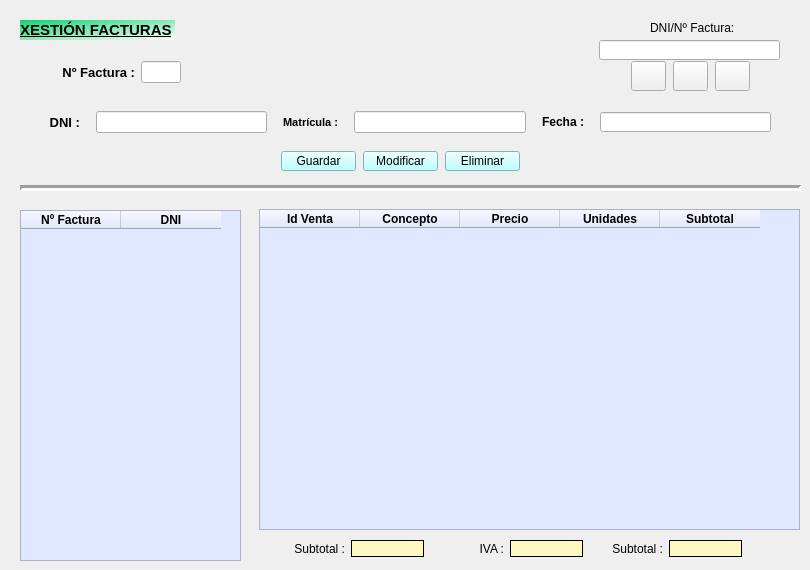
    <widget class="QWidget" name="tab_2">
     <attribute name="title">
      <string>Facturación</string>
     </attribute>
     <widget class="QTableWidget" name="tabFacturas">
      <property name="geometry">
       <rect>
        <x>20</x>
        <y>210</y>
        <width>221</width>
        <height>351</height>
       </rect>
      </property>
      <property name="minimumSize">
       <size>
        <width>1</width>
        <height>1</height>
       </size>
      </property>
      <property name="maximumSize">
       <size>
        <width>780</width>
        <height>500</height>
       </size>
      </property>
      <property name="font">
       <font>
        <weight>75</weight>
        <bold>true</bold>
        <underline>false</underline>
        <strikeout>false</strikeout>
       </font>
      </property>
      <property name="styleSheet">
       <string notr="true">background-color: rgb(224, 231, 255);</string>
      </property>
      <property name="selectionBehavior">
       <enum>QAbstractItemView::SelectRows</enum>
      </property>
      <property name="gridStyle">
       <enum>Qt::SolidLine</enum>
      </property>
      <column>
       <property name="text">
        <string>Nº Factura</string>
       </property>
       <property name="font">
        <font>
         <weight>75</weight>
         <bold>true</bold>
        </font>
       </property>
      </column>
      <column>
       <property name="text">
        <string>DNI</string>
       </property>
       <property name="font">
        <font>
         <weight>75</weight>
         <bold>true</bold>
        </font>
       </property>
      </column>
     </widget>
     <widget class="QWidget" name="layoutWidget_3">
      <property name="geometry">
       <rect>
        <x>50</x>
        <y>100</y>
        <width>721</width>
        <height>45</height>
       </rect>
      </property>
      <layout class="QHBoxLayout" name="datosFactura">
       <property name="spacing">
        <number>16</number>
       </property>
       <item>
        <widget class="QLabel" name="lblDNIFactura">
         <property name="minimumSize">
          <size>
           <width>30</width>
           <height>20</height>
          </size>
         </property>
         <property name="maximumSize">
          <size>
           <width>30</width>
           <height>20</height>
          </size>
         </property>
         <property name="font">
          <font>
           <pointsize>10</pointsize>
           <weight>75</weight>
           <bold>true</bold>
          </font>
         </property>
         <property name="text">
          <string>DNI :</string>
         </property>
         <property name="alignment">
          <set>Qt::AlignRight|Qt::AlignTrailing|Qt::AlignVCenter</set>
         </property>
        </widget>
       </item>
       <item>
        <widget class="QLineEdit" name="txtDNIFactura">
         <property name="readOnly">
          <bool>true</bool>
         </property>
        </widget>
       </item>
       <item>
        <widget class="QLabel" name="lblMatricula">
         <property name="minimumSize">
          <size>
           <width>1</width>
           <height>1</height>
          </size>
         </property>
         <property name="maximumSize">
          <size>
           <width>71</width>
           <height>20</height>
          </size>
         </property>
         <property name="font">
          <font>
           <pointsize>8</pointsize>
           <weight>75</weight>
           <bold>true</bold>
          </font>
         </property>
         <property name="text">
          <string>Matrícula :</string>
         </property>
         <property name="alignment">
          <set>Qt::AlignRight|Qt::AlignTrailing|Qt::AlignVCenter</set>
         </property>
        </widget>
       </item>
       <item>
        <widget class="QLineEdit" name="txtMatriculaFactura">
         <property name="readOnly">
          <bool>true</bool>
         </property>
        </widget>
       </item>
       <item>
        <widget class="QLabel" name="lblFechaFactura">
         <property name="minimumSize">
          <size>
           <width>1</width>
           <height>20</height>
          </size>
         </property>
         <property name="maximumSize">
          <size>
           <width>50</width>
           <height>20</height>
          </size>
         </property>
         <property name="font">
          <font>
           <weight>75</weight>
           <bold>true</bold>
          </font>
         </property>
         <property name="text">
          <string>Fecha :</string>
         </property>
         <property name="alignment">
          <set>Qt::AlignRight|Qt::AlignTrailing|Qt::AlignVCenter</set>
         </property>
        </widget>
       </item>
       <item>
        <widget class="QLineEdit" name="txtFechaFactura">
         <property name="maximumSize">
          <size>
           <width>200</width>
           <height>20</height>
          </size>
         </property>
         <property name="readOnly">
          <bool>true</bool>
         </property>
        </widget>
       </item>
      </layout>
     </widget>
     <widget class="Line" name="line_4">
      <property name="geometry">
       <rect>
        <x>20</x>
        <y>180</y>
        <width>781</width>
        <height>16</height>
       </rect>
      </property>
      <property name="font">
       <font>
        <weight>50</weight>
        <bold>false</bold>
       </font>
      </property>
      <property name="lineWidth">
       <number>3</number>
      </property>
      <property name="orientation">
       <enum>Qt::Horizontal</enum>
      </property>
     </widget>
     <widget class="QWidget" name="layoutWidget_4">
      <property name="geometry">
       <rect>
        <x>280</x>
        <y>150</y>
        <width>241</width>
        <height>22</height>
       </rect>
      </property>
      <layout class="QHBoxLayout" name="botones_3">
       <item>
        <widget class="QPushButton" name="btnGuardarFactura">
         <property name="minimumSize">
          <size>
           <width>75</width>
           <height>20</height>
          </size>
         </property>
         <property name="maximumSize">
          <size>
           <width>75</width>
           <height>20</height>
          </size>
         </property>
         <property name="styleSheet">
          <string notr="true">background-color: rgb(170, 255, 255);</string>
         </property>
         <property name="text">
          <string>Guardar</string>
         </property>
        </widget>
       </item>
       <item>
        <widget class="QPushButton" name="btnModificarFactura">
         <property name="minimumSize">
          <size>
           <width>75</width>
           <height>20</height>
          </size>
         </property>
         <property name="maximumSize">
          <size>
           <width>75</width>
           <height>20</height>
          </size>
         </property>
         <property name="styleSheet">
          <string notr="true">background-color: rgb(170, 255, 255);</string>
         </property>
         <property name="text">
          <string>Modificar</string>
         </property>
        </widget>
       </item>
       <item>
        <widget class="QPushButton" name="btnDeleteFactura">
         <property name="minimumSize">
          <size>
           <width>75</width>
           <height>20</height>
          </size>
         </property>
         <property name="maximumSize">
          <size>
           <width>75</width>
           <height>20</height>
          </size>
         </property>
         <property name="styleSheet">
          <string notr="true">background-color: rgb(170, 255, 255);</string>
         </property>
         <property name="text">
          <string>Eliminar</string>
         </property>
        </widget>
       </item>
      </layout>
     </widget>
     <widget class="QLabel" name="lblTituloFacturas">
      <property name="geometry">
       <rect>
        <x>20</x>
        <y>20</y>
        <width>155</width>
        <height>20</height>
       </rect>
      </property>
      <property name="minimumSize">
       <size>
        <width>150</width>
        <height>20</height>
       </size>
      </property>
      <property name="maximumSize">
       <size>
        <width>155</width>
        <height>20</height>
       </size>
      </property>
      <property name="font">
       <font>
        <pointsize>11</pointsize>
        <weight>75</weight>
        <italic>false</italic>
        <bold>true</bold>
        <underline>true</underline>
        <strikeout>false</strikeout>
       </font>
      </property>
      <property name="styleSheet">
       <string notr="true">background-color: qlineargradient(spread:pad, x1:0, y1:0, x2:1, y2:1, stop:0 rgba(17, 210, 112, 255), stop:1 rgba(255, 255, 255, 255));
</string>
      </property>
      <property name="text">
       <string>XESTIÓN FACTURAS</string>
      </property>
      <property name="alignment">
       <set>Qt::AlignJustify|Qt::AlignVCenter</set>
      </property>
     </widget>
     <widget class="QWidget" name="layoutWidget">
      <property name="geometry">
       <rect>
        <x>50</x>
        <y>60</y>
        <width>131</width>
        <height>24</height>
       </rect>
      </property>
      <layout class="QHBoxLayout" name="horizontalLayout_3">
       <item>
        <widget class="QLabel" name="lblNumFactura">
         <property name="minimumSize">
          <size>
           <width>30</width>
           <height>20</height>
          </size>
         </property>
         <property name="maximumSize">
          <size>
           <width>300</width>
           <height>20</height>
          </size>
         </property>
         <property name="font">
          <font>
           <pointsize>10</pointsize>
           <weight>75</weight>
           <bold>true</bold>
          </font>
         </property>
         <property name="text">
          <string>Nº Factura :</string>
         </property>
         <property name="alignment">
          <set>Qt::AlignRight|Qt::AlignTrailing|Qt::AlignVCenter</set>
         </property>
        </widget>
       </item>
       <item>
        <widget class="QLineEdit" name="txtNumFactura">
         <property name="maximumSize">
          <size>
           <width>40</width>
           <height>16777215</height>
          </size>
         </property>
        </widget>
       </item>
      </layout>
     </widget>
     <widget class="QFrame" name="frame">
      <property name="geometry">
       <rect>
        <x>259</x>
        <y>209</y>
        <width>541</width>
        <height>321</height>
       </rect>
      </property>
      <property name="frameShape">
       <enum>QFrame::StyledPanel</enum>
      </property>
      <property name="frameShadow">
       <enum>QFrame::Raised</enum>
      </property>
      <widget class="QTableWidget" name="tabVentas">
       <property name="geometry">
        <rect>
         <x>0</x>
         <y>0</y>
         <width>541</width>
         <height>321</height>
        </rect>
       </property>
       <property name="styleSheet">
        <string notr="true">background-color: rgb(224, 231, 255);</string>
       </property>
       <column>
        <property name="text">
         <string>Id Venta</string>
        </property>
        <property name="font">
         <font>
          <weight>75</weight>
          <bold>true</bold>
         </font>
        </property>
       </column>
       <column>
        <property name="text">
         <string>Concepto</string>
        </property>
        <property name="font">
         <font>
          <weight>75</weight>
          <bold>true</bold>
         </font>
        </property>
       </column>
       <column>
        <property name="text">
         <string>Precio</string>
        </property>
        <property name="font">
         <font>
          <weight>75</weight>
          <bold>true</bold>
         </font>
        </property>
       </column>
       <column>
        <property name="text">
         <string>Unidades</string>
        </property>
        <property name="font">
         <font>
          <weight>75</weight>
          <bold>true</bold>
         </font>
        </property>
       </column>
       <column>
        <property name="text">
         <string>Subtotal</string>
        </property>
        <property name="font">
         <font>
          <weight>75</weight>
          <bold>true</bold>
         </font>
        </property>
       </column>
      </widget>
     </widget>
     <widget class="QLineEdit" name="txtBuscar">
      <property name="geometry">
       <rect>
        <x>599</x>
        <y>40</y>
        <width>181</width>
        <height>20</height>
       </rect>
      </property>
     </widget>
     <widget class="QLabel" name="lblBuscar">
      <property name="geometry">
       <rect>
        <x>650</x>
        <y>20</y>
        <width>91</width>
        <height>16</height>
       </rect>
      </property>
      <property name="text">
       <string>DNI/Nº Factura:</string>
      </property>
     </widget>
     <widget class="QWidget" name="layoutWidget">
      <property name="geometry">
       <rect>
        <x>630</x>
        <y>60</y>
        <width>121</width>
        <height>32</height>
       </rect>
      </property>
      <layout class="QHBoxLayout" name="horizontalLayout_5">
       <item>
        <widget class="QPushButton" name="btnBuscarFactura">
         <property name="minimumSize">
          <size>
           <width>35</width>
           <height>30</height>
          </size>
         </property>
         <property name="maximumSize">
          <size>
           <width>35</width>
           <height>30</height>
          </size>
         </property>
         <property name="text">
          <string/>
         </property>
         <property name="icon">
          <iconset>
           <normaloff>img/lupa.png</normaloff>img/lupa.png</iconset>
         </property>
         <property name="iconSize">
          <size>
           <width>27</width>
           <height>27</height>
          </size>
         </property>
        </widget>
       </item>
       <item>
        <widget class="QPushButton" name="btnRecargar">
         <property name="minimumSize">
          <size>
           <width>35</width>
           <height>30</height>
          </size>
         </property>
         <property name="maximumSize">
          <size>
           <width>35</width>
           <height>30</height>
          </size>
         </property>
         <property name="text">
          <string/>
         </property>
         <property name="icon">
          <iconset>
           <normaloff>img/reload.png</normaloff>img/reload.png</iconset>
         </property>
         <property name="iconSize">
          <size>
           <width>27</width>
           <height>27</height>
          </size>
         </property>
        </widget>
       </item>
       <item>
        <widget class="QPushButton" name="btnImprimir">
         <property name="minimumSize">
          <size>
           <width>35</width>
           <height>30</height>
          </size>
         </property>
         <property name="maximumSize">
          <size>
           <width>35</width>
           <height>30</height>
          </size>
         </property>
         <property name="text">
          <string/>
         </property>
         <property name="icon">
          <iconset>
           <normaloff>img/impresora.png</normaloff>img/impresora.png</iconset>
         </property>
         <property name="iconSize">
          <size>
           <width>32</width>
           <height>33</height>
          </size>
         </property>
        </widget>
       </item>
      </layout>
     </widget>
     <widget class="QWidget" name="">
      <property name="geometry">
       <rect>
        <x>271</x>
        <y>540</y>
        <width>471</width>
        <height>17</height>
       </rect>
      </property>
      <layout class="QHBoxLayout" name="horizontalLayout_4">
       <item>
        <widget class="QLabel" name="lblSubtotal">
         <property name="text">
          <string>Subtotal :</string>
         </property>
         <property name="alignment">
          <set>Qt::AlignRight|Qt::AlignTrailing|Qt::AlignVCenter</set>
         </property>
        </widget>
       </item>
       <item>
        <widget class="QLabel" name="lblRecuadroSubtotal">
         <property name="minimumSize">
          <size>
           <width>0</width>
           <height>0</height>
          </size>
         </property>
         <property name="maximumSize">
          <size>
           <width>150</width>
           <height>16777215</height>
          </size>
         </property>
         <property name="styleSheet">
          <string notr="true">background-color: rgb(255, 248, 193);</string>
         </property>
         <property name="frameShape">
          <enum>QFrame::Box</enum>
         </property>
         <property name="text">
          <string/>
         </property>
        </widget>
       </item>
       <item>
        <widget class="QLabel" name="lblIVA">
         <property name="text">
          <string>IVA :</string>
         </property>
         <property name="scaledContents">
          <bool>false</bool>
         </property>
         <property name="alignment">
          <set>Qt::AlignRight|Qt::AlignTrailing|Qt::AlignVCenter</set>
         </property>
        </widget>
       </item>
       <item>
        <widget class="QLabel" name="lblRecuadroIVA">
         <property name="minimumSize">
          <size>
           <width>0</width>
           <height>0</height>
          </size>
         </property>
         <property name="maximumSize">
          <size>
           <width>150</width>
           <height>16777215</height>
          </size>
         </property>
         <property name="styleSheet">
          <string notr="true">background-color: rgb(255, 248, 193);</string>
         </property>
         <property name="frameShape">
          <enum>QFrame::Box</enum>
         </property>
         <property name="text">
          <string/>
         </property>
        </widget>
       </item>
       <item>
        <widget class="QLabel" name="lblTotal">
         <property name="text">
          <string>Subtotal :</string>
         </property>
         <property name="alignment">
          <set>Qt::AlignRight|Qt::AlignTrailing|Qt::AlignVCenter</set>
         </property>
        </widget>
       </item>
       <item>
        <widget class="QLabel" name="lblRecuadroTotal">
         <property name="minimumSize">
          <size>
           <width>0</width>
           <height>0</height>
          </size>
         </property>
         <property name="maximumSize">
          <size>
           <width>150</width>
           <height>16777215</height>
          </size>
         </property>
         <property name="styleSheet">
          <string notr="true">background-color: rgb(255, 248, 193);</string>
         </property>
         <property name="frameShape">
          <enum>QFrame::Box</enum>
         </property>
         <property name="text">
          <string/>
         </property>
        </widget>
       </item>
      </layout>
     </widget>
    </widget>
